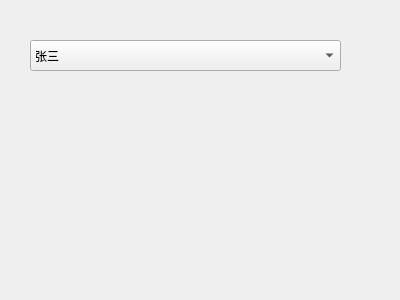
<?xml version="1.0" encoding="UTF-8"?>
<ui version="4.0">
 <class>Form</class>
 <widget class="QWidget" name="Form">
  <property name="geometry">
   <rect>
    <x>0</x>
    <y>0</y>
    <width>400</width>
    <height>300</height>
   </rect>
  </property>
  <property name="windowTitle">
   <string>Form</string>
  </property>
  <widget class="QComboBox" name="comboBox">
   <property name="geometry">
    <rect>
     <x>30</x>
     <y>40</y>
     <width>311</width>
     <height>31</height>
    </rect>
   </property>
   <item>
    <property name="text">
     <string>张三</string>
    </property>
   </item>
   <item>
    <property name="text">
     <string>李四</string>
    </property>
   </item>
   <item>
    <property name="text">
     <string>王五</string>
    </property>
   </item>
  </widget>
 </widget>
 <resources/>
 <connections/>
</ui>
